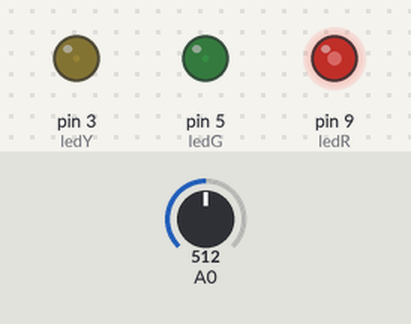
A sketch run on a simulated Arduino Uno, built with avr-gcc and run on an emulated ATmega328P. Parts: output pins drawn as LEDs (lit = HIGH). Inputs (shaded band) come from the test bench; at power-on: A0 = 512. What the sketch prints to the serial monitor is not drawn.

Above: at 10.0 s.
10.1 s: A0 set to 214
At 17.83 s:
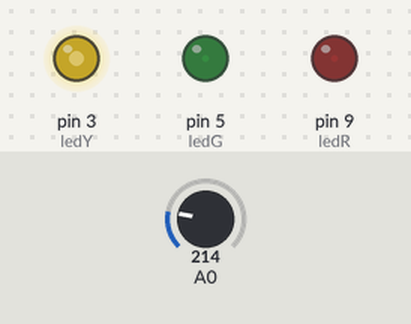
20.1 s: A0 set to 191
29.3 s: A0 set to 210
At 29.73 s:
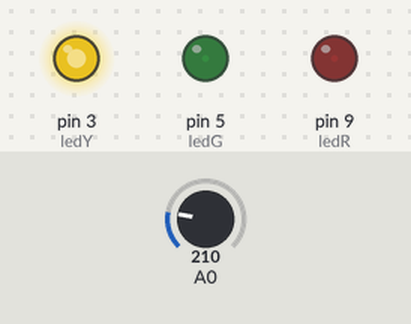
38.5 s: A0 set to 190
At 38.83 s:
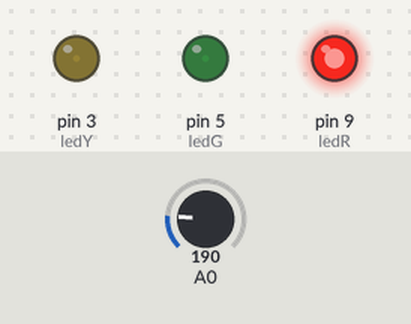
Timing chart, 0 to 48.7 s (numbered marks = the images above; inputs shaded):
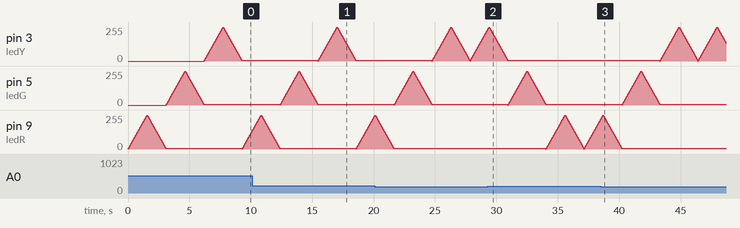

The sketch:

LedFadeRGY_AnalogReadSerial.ino
```cpp
//RED
int ledR = 9;           // the pin that the LED is attached to
int brightnessR = 0;    // how bright the LED is
int fadeAmountR = 5;    // how many points to fade the LED by

//Green
int ledG = 5;
int brightnessG = 0;
int fadeAmountG = 5;

//Yellow
int ledY = 3;
int brightnessY = 0;
int fadeAmountY = 5;

// the setup routine runs once when you press reset:
void setup()  {
  // declare pin to be an output:
  pinMode(ledR, OUTPUT);
  pinMode(ledG, OUTPUT);
  pinMode(ledY, OUTPUT);

  Serial.begin(9600); //PARA METER A PORTA
}

// the loop routine runs over and over again forever:
void loop()  {

  // read the input on analog pin 0:
  int sensorValue = analogRead(A0);
  // print out the value you read:
  Serial.println("Valor Sensor: ");
  Serial.println(sensorValue);
  delay(1);

    if(sensorValue >= 200) {
    //RED
    do {
      // set the brightness of pin 9:
    analogWrite(ledR, brightnessR);

    // change the brightness for next time through the loop:
    brightnessR = brightnessR + fadeAmountR;

    // reverse the direction of the fading at the ends of the fade:
    if (brightnessR == 0 || brightnessR == 255) {
      fadeAmountR = -fadeAmountR ;
    }
    // wait for 30 milliseconds to see the dimming effect
    delay(30);

    Serial.println("Valor LED Vermelho: ");
    Serial.println(brightnessR);
    } while ( brightnessR != 0);
    //digitalWrite(ledR, LOW);

    //----GREEN
    do {
    // set the brightness of pin 9:
    analogWrite(ledG, brightnessG);

    // change the brightness for next time through the loop:
    brightnessG = brightnessG + fadeAmountG;

    // reverse the direction of the fading at the ends of the fade:
    if (brightnessG == 0 || brightnessG == 255) {
      fadeAmountG = -fadeAmountG ;
    }
    // wait for 30 milliseconds to see the dimming effect
    delay(30);

    Serial.println("Valor LED Verde: ");
    Serial.println(brightnessG);

    } while ( brightnessG != 0);

    //----YELLOW
    do {
     // set the brightness of pin 9:
    analogWrite(ledY, brightnessY);

    // change the brightness for next time through the loop:
    brightnessY = brightnessY + fadeAmountY;

    // reverse the direction of the fading at the ends of the fade:
    if (brightnessY == 0 || brightnessY == 255) {
      fadeAmountY = -fadeAmountY ;
    }
    // wait for 30 milliseconds to see the dimming effect
    delay(30);

    Serial.println("Valor LED amarelo: ");
    Serial.println(brightnessY);
    } while ( brightnessY != 0);
    } else {
          //----YELLOW
    do {
     // set the brightness of pin 9:
    analogWrite(ledY, brightnessY);

    // change the brightness for next time through the loop:
    brightnessY = brightnessY + fadeAmountY;

    // reverse the direction of the fading at the ends of the fade:
    if (brightnessY == 0 || brightnessY == 255) {
      fadeAmountY = -fadeAmountY ;
    }
    // wait for 30 milliseconds to see the dimming effect
    delay(30);

    Serial.println("Valor LED amarelo: ");
    Serial.println(brightnessY);
    } while ( brightnessY != 0);

    //----GREEN
    do {
    // set the brightness of pin 9:
    analogWrite(ledG, brightnessG);

    // change the brightness for next time through the loop:
    brightnessG = brightnessG + fadeAmountG;

    // reverse the direction of the fading at the ends of the fade:
    if (brightnessG == 0 || brightnessG == 255) {
      fadeAmountG = -fadeAmountG ;
    }
    // wait for 30 milliseconds to see the dimming effect
    delay(30);

    Serial.println("Valor LED Verde: ");
    Serial.println(brightnessG);

    } while ( brightnessG != 0);

    //RED
    do {
      // set the brightness of pin 9:
    analogWrite(ledR, brightnessR);

    // change the brightness for next time through the loop:
    brightnessR = brightnessR + fadeAmountR;

    // reverse the direction of the fading at the ends of the fade:
    if (brightnessR == 0 || brightnessR == 255) {
      fadeAmountR = -fadeAmountR ;
    }
    // wait for 30 milliseconds to see the dimming effect
    delay(30);

    Serial.println("Valor LED Vermelho: ");
    Serial.println(brightnessR);
    } while ( brightnessR != 0);
    //digitalWrite(ledR, LOW);
    }
}
```

Measured:
- after the input at 29.3 s, pin 3 (ledY): goes on until 30.9 s, then stays 5/255
- after the input at 38.5 s, pin 9 (ledR): goes on until 40.2 s, then stays 5/255
- by itself, pin 3 (ledY): rises from 0/255 to 255/255 in 1.5 s, then falls to 5/255 in 1.5 s
